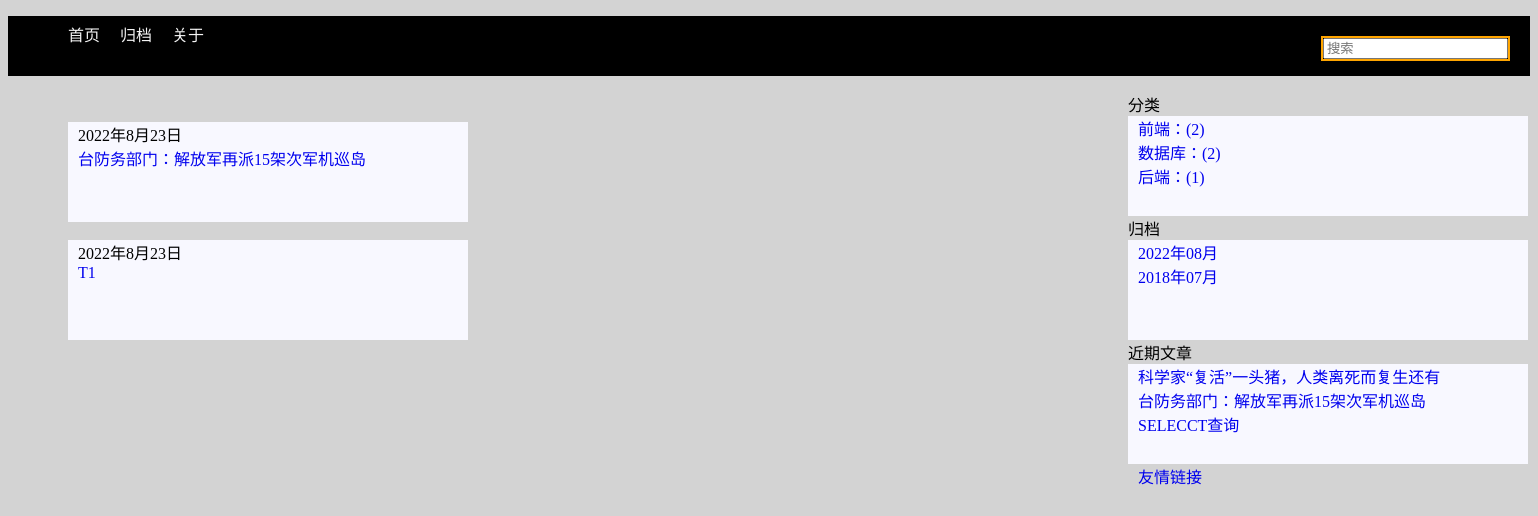
Page /category/1 on the committed database.
### post/models.py (models this page shows, shortened)
class Post(models.Model):
    title=models.CharField(max_length=20,unique=True,verbose_name='标题')
    desc=models.CharField(max_length=200,verbose_name='简介')
    content = RichTextUploadingField(verbose_name='内容')
    created=models.DateTimeField(auto_now_add=True)
    modified=models.DateTimeField(auto_now=True)
    isdelete=models.BooleanField(default=False,verbose_name='是否删除')
    category=models.ForeignKey(Category,on_delete=models.CASCADE,verbose_name='所属标签')
    tag=models.ManyToManyField(Tag,verbose_name='所属类别')
    class Meta:
        db_table='t_post'
        verbose_name_plural='帖子'

### post/views.py (the view)
# urls.py: re_path(r'^category/(\d+)$', views.getpostbyid),
def getpostbyid(request,categoryid):
    categoryid=int(categoryid)
    c_post=Post.objects.filter(category_id=categoryid)
    return render(request,'postlist.html',{'c_post':c_post})

### post/mycontext.py (called while the page is built)
def getrightinfo(request):
    r_cate_post=Post.objects.values('category__cname','category').annotate(c=Count('*')).order_by('-c')
    r_recent_post=Post.objects.order_by('-created')[2:]
    cursor=connection.cursor()
    filepost=cursor.execute("select created,count('*') count from t_post GROUP by strftime('%Y-%m',created) order by count desc")
    r_file_post=filepost.fetchall()
    print(r_file_post)
    return {'r_cate_post':r_cate_post,'r_recent_post':r_recent_post,'r_file_post':r_file_post}

### post/templates/postlist.html (shortened to what this page needs)
{% extends 'base.html' %}
{% block main %}
    <div class="zuobian1">
        {% for cp in c_post %}
            <div class="guidang">
                    <a >{{ cp.created.date }}</a>
                <br>
                    <a href="/post/{{ cp.id }}" >{{ cp.title }}</a>
            </div >
        <br>
        {% empty %}
            <a >无记录</a>
        {% endfor %}
    </div>
{% endblock %}

### templates/right.html (shortened to what this page needs)
<li class="sidebar">
    <div class="youbian">
        <span>分类</span>
        <div class="fenlei">
            {% for rc in r_cate_post %}
                <a href="/category/{{ rc.category }}">{{ rc.category__cname }}：({{ rc.c }})</a>
                <br>
            {% endfor %}
        </div>
        <span>归档</span>
        <div class="guidang">
            {% for rf in r_file_post %}
                <a href="/archive/{{ rf.0|date:'Y' }}/{{ rf.0|date:'m' }}">{{ rf.0|date:'Y' }}年{{ rf.0|date:'m' }}月</a>
                <br>
            {% endfor %}
        </div >
        <span>近期文章</span>
        <div class="jinqiwenzhang">
            {% for rr in r_recent_post %}
                <a href="/post/{{ rr.id}}">{{ rr.title}}</a>
                <br>
            {% endfor %}
        </div>
        <a href="https://wwww.baidu.com" class="youqinglianjie">友情链接</a>
    </div>
</li>

### static/css/blog.css (style rules this page uses)
.guide { background-color:lightgray }
.outer li { list-style: none; }
.zuobian1 { margin-left: 60px; margin-top: 30px; float: left; width: 1000px; background-color: lightgrey; }
.youbian { float: right; background-color: lightgray; }
.fenlei { height: 100px; width: 400px; background-color: ghostwhite; }
.guidang { height: 100px; width: 400px; background-color: ghostwhite; }
.jinqiwenzhang { height: 100px; width: 400px; background-color: ghostwhite; }

### templates/right.html (style rules this page uses)
.youbian a { margin: 10px; text-decoration: none; }

### rows in the picture
Post: created "2022年8月23日", title "台防务部门：解放军再派15架次军机巡岛"
Post: created "2022年8月23日", title "T1"
Post: title "科学家“复活”一头猪，人类离死而复生还有"
Post: title "SELECCT查询"

### other values in the picture
{{ rc.category__cname }} "前端" "数据库" "后端"
{{ rc.c }} "2" "2" "1"
{{ rf.0|date:'Y' }} "2022" "2018"
{{ rf.0|date:'m' }} "08" "07"
